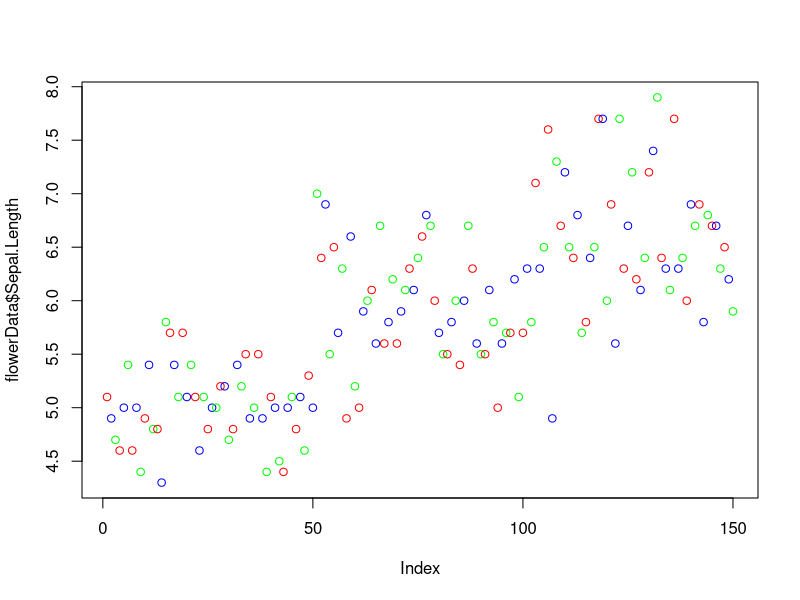
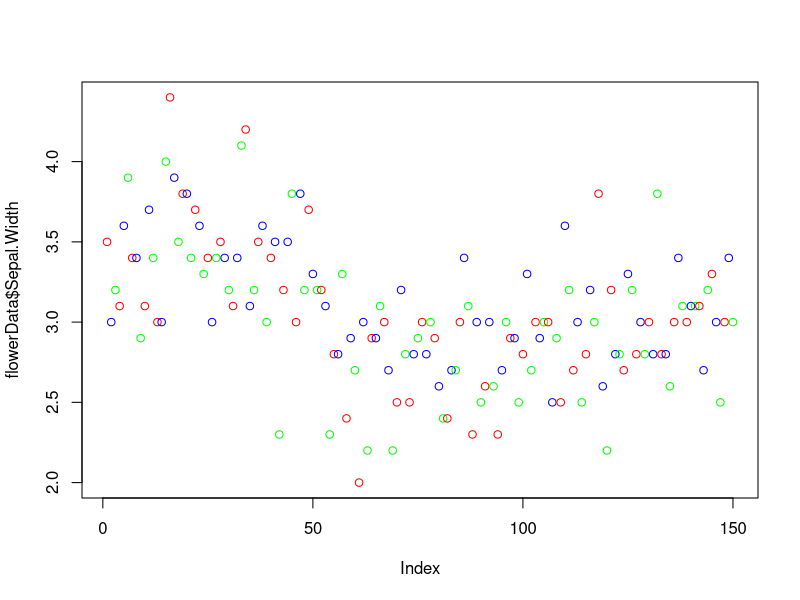
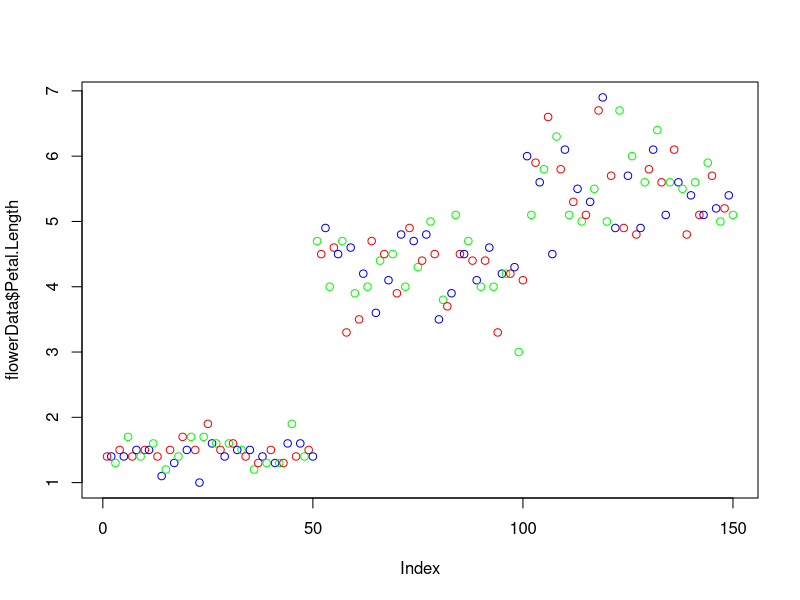
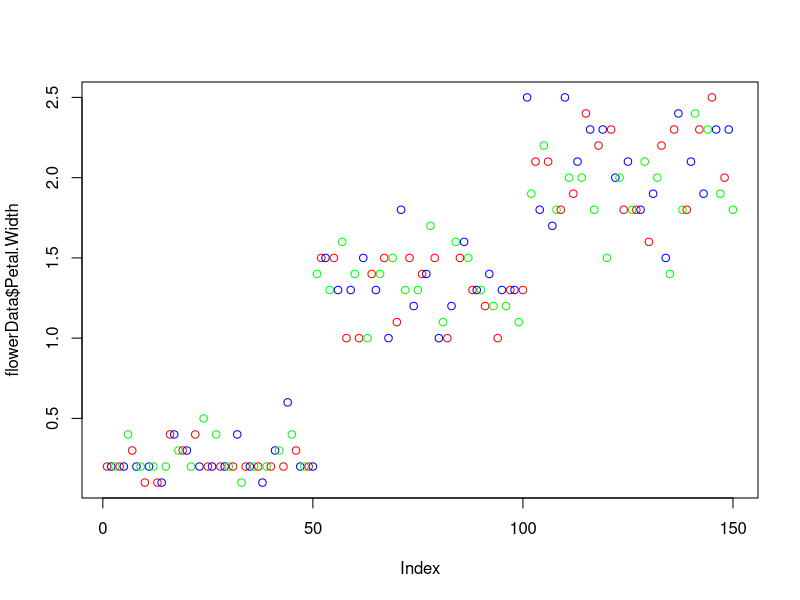
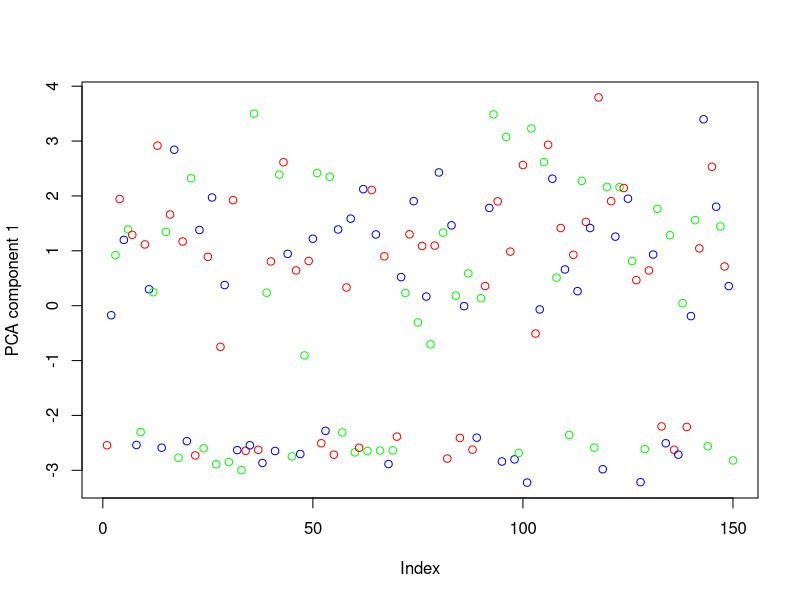
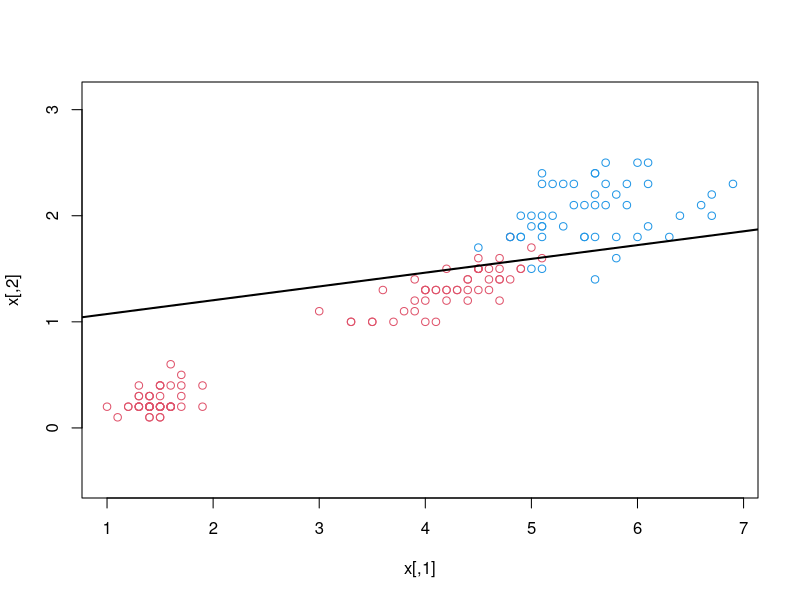
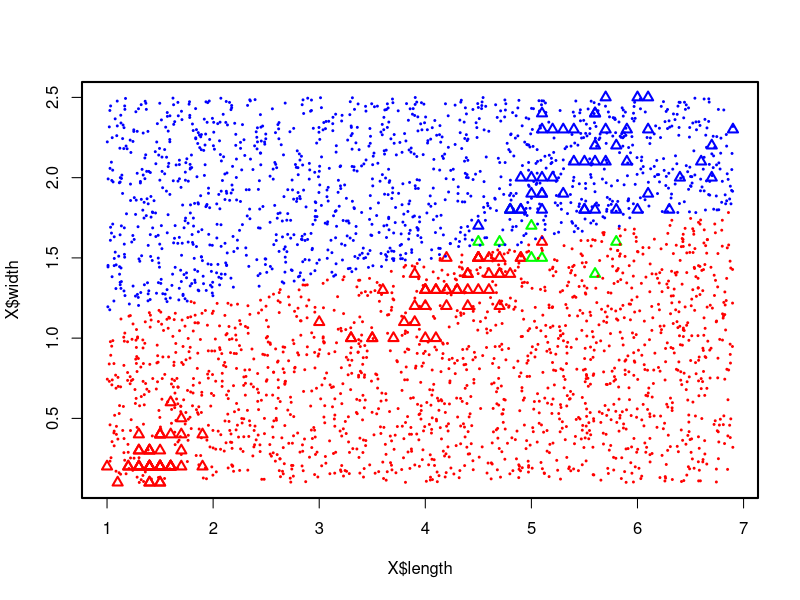
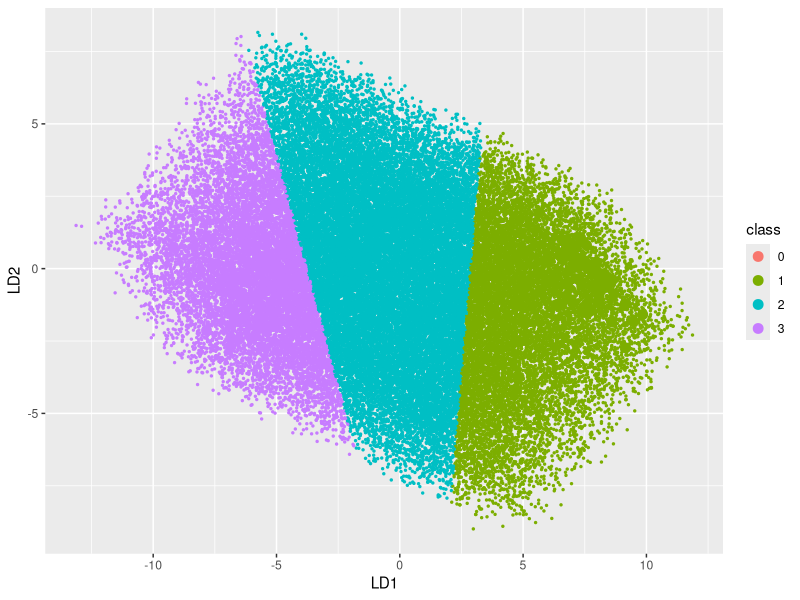

These charts were generated, in order, by the following R code:
#Retreiving data
library(datasets)
library(kernlab)
library(MASS)
flowerData=iris
data(iris)
set.seed(42)
#----------------------------------------------------------
#Exploring data
#----------------------------------------------------------
print("SUMMARY OF DATASET")
summary(flowerData)
print(head(flowerData))
print(tail(flowerData))
#----------------------------------------------------------
#Data Visualization and data is stored in 'plot.pdf' file in the working directory
#----------------------------------------------------------
plot(flowerData$Sepal.Length, col=c("red","blue","green"))
plot(flowerData$Sepal.Width, col=c("red","blue","green"))
plot(flowerData$Petal.Length, col=c("red","blue","green"))
plot(flowerData$Petal.Width, col=c("red","blue","green"))
#----------------------------------------------------------
#Accuracy function
#----------------------------------------------------------
accuracy<-function(predicted_seq, actual_seq){
  count<-0
  size<-0
  if(length(predicted_seq)==length(actual_seq)){
    size<-length(predicted_seq)
  }
  else{
    print("Sequence size does not match!")
  }
  for(i in 1:size){
    if(predicted_seq[i]==actual_seq[i]){
      count<-count+1
    }
  }
  return (count*100/size)
}
#----------------------------------------------------------
#Shuffle dataset row-wise
#----------------------------------------------------------
shuffledFlowerData<-flowerData[sample(nrow(flowerData)),]
#----------------------------------------------------------
#Seperate dataset into training and testing
#The data is seperated in 75/25 training/testing ratio
#----------------------------------------------------------
datasetSize<-nrow(shuffledFlowerData)
#traininng data
trainingDatasetSize<-as.integer(0.75*datasetSize)
trainingDataset=shuffledFlowerData[1:trainingDatasetSize,]
#testing data
testingDatasetSize<-datasetSize-trainingDatasetSize
testingDataset<-shuffledFlowerData[113:150,]
#----------------------------------------------------------
#Classification without dimensionality reduction
#----------------------------------------------------------
fit<-ksvm(Species~., data=trainingDataset)
summary(fit)
prediction<-predict(fit, testingDataset, type='response')
print("The accuracy of the SVM is as shown below:")
print(accuracy(prediction,testingDataset[,5]))
#----------------------------------------------------------
print('Principal Component Analysis and classification')
#----------------------------------------------------------
shuffledFlowerData.pca.eigenvalues<-princomp(x=shuffledFlowerData[,1:4], cors=TRUE, scores = TRUE)
shuffledFlowerData.pca.eigenvectors<-shuffledFlowerData.pca.eigenvalues$scores
plot(shuffledFlowerData.pca.eigenvectors[,1], col=c("red","blue","green"), ylab = "PCA component 1")
mostUsefulData<-shuffledFlowerData.pca.eigenvectors[,1]
postPCADataset<-cbind(mostUsefulData, shuffledFlowerData['Species'])
#print(postPCADataset)
#----------------------------------------------------------
#Dividing PCA data into test and training
#----------------------------------------------------------
#traininng data
trainingDataset.pca<-postPCADataset[1:trainingDatasetSize,]
print(trainingDataset.pca)
#testing data
testingDataset.pca<-postPCADataset[113:150,]
#----------------------------------------------------------
#Classification of post-PCA data
#----------------------------------------------------------
fit.pca<-ksvm(Species~., data=trainingDataset.pca)
#summary(fit.pca)
prediction.pca<-predict(fit.pca, testingDataset.pca, type='response')
print("The accuracy of the SVM is as shown below:")
print(accuracy(prediction.pca,testingDataset.pca[,2]))
#----------------------------------------------------------
#Fischers Linear Discriminant and classification
#----------------------------------------------------------
x <- cbind(iris$Petal.Length,iris$Petal.Width) 
Y <- ifelse(iris$Species == "virginica", +1, -1) 
u <- apply(x,2,mean) 
up <- apply(subset(x,Y==+1),2,mean) 
un <- apply(subset(x,Y==-1),2,mean) 
np <- sum(Y==+1)
nn <- sum(Y==-1) 
SB <- nn * (un - u) %*% t(up - u)
distance.from.plane = function(x,w,b) {
  b - sum(x*w)
}
classify.fisher = function(x,w,b){
  distances =
    apply(x, 1, distance.from.plane, w, b)
  return(ifelse(distances < 0, -1, +1))
}
scatter <- function(v){ 
( (v - un) %*% t(v - un) ) + ( (v - up) %*% t(v - up) ) 
} 
SW <- matrix( apply( apply(x,1,scatter), 1, sum ), nrow=2 ) 
t <- seq(- pi , pi, 0.05)
uv <- cbind(cos(t), sin(t)) 
action <- function(uv, m){
abs( uv %*% m %*% matrix(uv) )
} 
ratios <- apply(uv, 1, action, SB) / apply(uv, 1, action, SW)  
mr <- which.max(ratios) 
muv <- uv[mr,] 
mv <- 40*ratios[mr]*muv 
xp <- as.vector(x %*% muv) 
rxp <- round(range(xp),0)+c(-1,1) 
xpn <- subset(xp,Y==-1) 
xpp <- subset(xp,Y==+1)
b = (mean(xpp) * sd(xpn) + mean(xpn) * sd(xpp)) / + (sd(xpp) + sd(xpn)) 
plot(x,col=Y+3,asp=1) > par(lwd=2)
abline(b/muv[2],-muv[1]/muv[2]) 
sum(abs(Y - classify.fisher(x,muv,b) ))
#Applying LDA For Separating Class 'Virginica' separately from other classes(Partial Dataset Consideration)
X <- data.frame(length=iris$Petal.Length,width=iris$Petal.Width)
X$class <- ifelse(iris$Species == "virginica", +1, -1) 
LDA <- lda(class ~ length + width, data = X) 
X$pred <- predict(LDA)$class
X$col <- 2+ifelse(X$pred == X$class, as.numeric(X$class), 0) 
color <- c("red","green", "blue","red","blue")
plot(X$length,X$width,col=color[X$col],pch=2,cex=1)
pts <- 3000 
rpts <- function(v,pts){
runif(pts,min=v[1],max=v[2]) 
} 
grid <- data.frame(apply(apply(X[,1:2],2,range),2,rpts,pts)) 
grid$pred <- 3+as.numeric(predict(LDA,grid)$class) 
points(grid$length,grid$width,col=color[grid$pred],cex=0.1)
sum(X$class != X$pred)
#Applying LDA For all three classes Simultaenously(Full Dataset Consideration)
LDA <- lda(Species ~ ., data = iris) 
X <- data.frame(predict(LDA)$x) 
X$class <- factor(ifelse(predict(LDA)$class == iris$Species, + as.numeric(iris$Species), 0)) 
library(ggplot2, warn.conflicts = FALSE) 
color <- c("red", "green", "blue","purple") 
pts <- 50000
cube <- data.frame(apply(apply(iris[,1:4],2,range),2,rpts,pts)) 
cube.pred <- predict(LDA,cube) 
X.grid <- data.frame(cube.pred$x) 
X.grid$class <- factor(as.numeric(cube.pred$class)) 
p <- ggplot(X, aes(x = LD1, y = LD2))+
geom_point(aes(colour=class),size=3) 
p + geom_point(data=X.grid,aes(colour=class),size=0.5) 
print("Accuracy after FLD classification")
print(accuracy(iris$Species,predict(LDA)$class))
#----------------------------------------------------------
#Metric learning and classification
#----------------------------------------------------------
